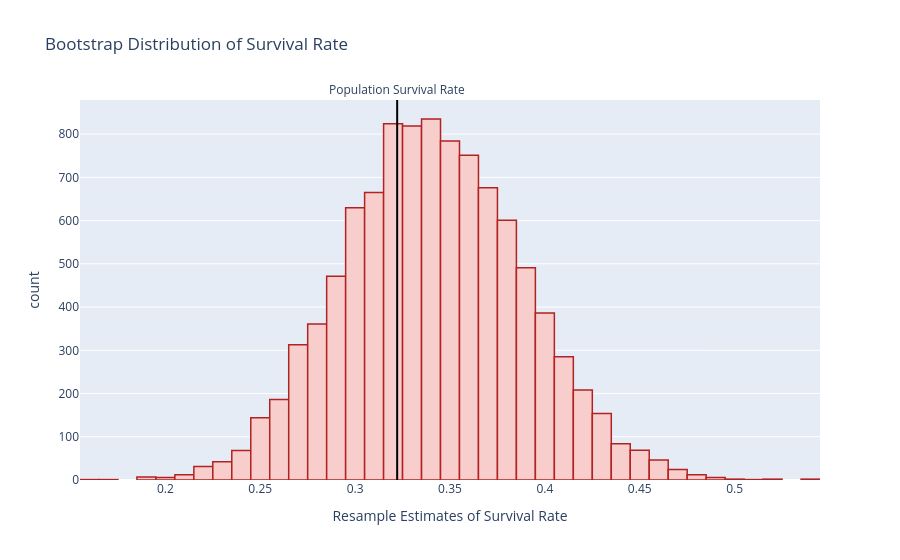

The notebook cell saved with this chart:
### Markdown cell above
Next we visualize the bootstrap distribution of the survival rate.

### Code cell
# Visualize the 10,000 sample estimates
resample_surv_rates = pd.Series(resample_surv_rates)
fig = px.histogram(resample_surv_rates,
                   title = "Bootstrap Distribution of Survival Rate",
                   labels = {"value":"Resample Estimates of Survival Rate"},
                   height = 550)

fig.update_traces(showlegend = False,
                  marker_color = "#F8CECC", 
                  marker_line_color = "firebrick",
                  marker_line_width = 1.5)

pop_surv_rate = titanic["survived"].value_counts(normalize = True).loc["yes"]
fig.add_vline(x = pop_surv_rate,
              line_width=2,            
              line_dash="solid",       
              line_color="black",         
              annotation_text="Population Survival Rate",      
              annotation_position="top")

### Figure 1 — Plotly figure (JSON) as saved in the notebook; plotly's stock layout.template omitted (floating-point values rounded to 4 significant figures; data arrays with more than 128 entries replaced by an {"elided": "..."} marker saying what was removed)
{"data": [{"alignmentgroup": "True", "bingroup": "x", "hovertemplate": "variable=0<br>Resample Estimates of Survival Rate=%{x}<br>count=%{y}<extra></extra>", "legendgroup": "0", "marker": {"color": "#F8CECC", "line": {"color": "firebrick", "width": 1.5}, "pattern": {"shape": ""}}, "name": "0", "offsetgroup": "0", "orientation": "v", "showlegend": false, "type": "histogram", "x": {"elided": "10000 float values"}, "xaxis": "x", "yaxis": "y"}], "layout": {"annotations": [{"showarrow": false, "text": "Population Survival Rate", "x": 0.3222, "xanchor": "center", "xref": "x", "y": 1, "yanchor": "bottom", "yref": "y domain"}], "autosize": true, "barmode": "relative", "legend": {"title": {"text": "variable"}, "tracegroupgap": 0}, "shapes": [{"line": {"color": "black", "dash": "solid", "width": 2}, "type": "line", "x0": 0.3222, "x1": 0.3222, "xref": "x", "y0": 0, "y1": 1, "yref": "y domain"}], "title": {"text": "Bootstrap Distribution of Survival Rate"}, "xaxis": {"anchor": "y", "autorange": true, "domain": [0, 1], "range": [0.155, 0.545], "title": {"text": "Resample Estimates of Survival Rate"}, "type": "linear"}, "yaxis": {"anchor": "x", "autorange": true, "domain": [0, 1], "range": [0, 878.9], "title": {"text": "count"}}}}
